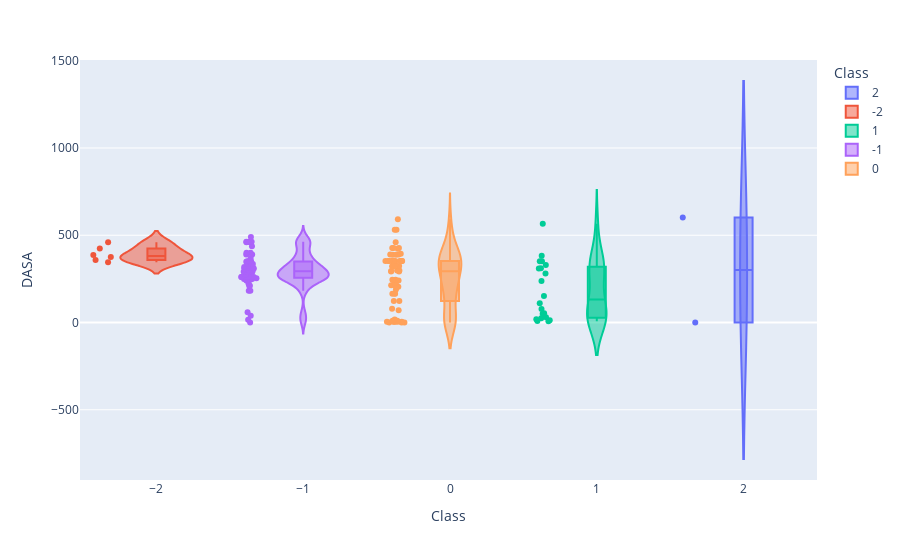

This figure's notebook cell:
### Code cell
import plotly.express as px

fig = px.violin(best_attr_data, y="DASA", x="Class", color="Class", box=True, points="all",
          hover_data=best_attr_data.columns)
fig.show()

### Figure 1 — Plotly figure (JSON) as saved in the notebook; plotly's stock layout.template omitted (floating-point values rounded to 4 significant figures; data arrays with more than 128 entries replaced by an {"elided": "..."} marker saying what was removed)
{"data": [{"alignmentgroup": "True", "box": {"visible": true}, "customdata": [[21.28, 622.4, 212.4, 10.11, -8.971, 0.9973, 5.547, 5.375, 0.9835], [156.0, 156.7, 187.2, 2.931, -3.685, 0.7182, 2.106, 2.118, 1.509]], "hovertemplate": "Class=%{x}<br>DASA=%{y}<br>ASA+=%{customdata[0]}<br>ASA-=%{customdata[1]}<br>CASA+=%{customdata[2]}<br>h_logP=%{customdata[3]}<br>h_logS=%{customdata[4]}<br>npr2=%{customdata[5]}<br>rgyr=%{customdata[6]}<br>std_dim1=%{customdata[7]}<br>std_dim2=%{customdata[8]}<extra></extra>", "legendgroup": "2", "marker": {"color": "#636efa"}, "name": "2", "offsetgroup": "2", "orientation": "v", "points": "all", "scalegroup": "True", "showlegend": true, "type": "violin", "x": [2, 2], "x0": " ", "xaxis": "x", "y": [601.1, 0.7196], "y0": " ", "yaxis": "y"}, {"alignmentgroup": "True", "box": {"visible": true}, "customdata": [[38.98, 499.5, 68.99, 10.48, -10.13, 0.7367, 3.768, 2.839, 1.732], [46.27, 421.4, 110.1, 5.372, -6.205, 0.9356, 3.078, 1.968, 1.369], [56.39, 480.5, 98.29, 9.795, -9.442, 0.9536, 3.802, 2.855, 1.267], [87.26, 444.8, 152.2, 8.999, -9.138, 0.7388, 4.031, 3.088, 1.719], [71.59, 458.2, 122.8, 9.112, -8.755, 0.9821, 3.863, 2.853, 1.239], [84.54, 430.1, 142.8, 8.434, -8.074, 0.9039, 3.947, 2.855, 1.383]], "hovertemplate": "Class=%{x}<br>DASA=%{y}<br>ASA+=%{customdata[0]}<br>ASA-=%{customdata[1]}<br>CASA+=%{customdata[2]}<br>h_logP=%{customdata[3]}<br>h_logS=%{customdata[4]}<br>npr2=%{customdata[5]}<br>rgyr=%{customdata[6]}<br>std_dim1=%{customdata[7]}<br>std_dim2=%{customdata[8]}<extra></extra>", "legendgroup": "-2", "marker": {"color": "#EF553B"}, "name": "-2", "offsetgroup": "-2", "orientation": "v", "points": "all", "scalegroup": "True", "showlegend": true, "type": "violin", "x": [-2, -2, -2, -2, -2, -2], "x0": " ", "xaxis": "x", "y": [460.5, 375.2, 424.1, 357.6, 386.6, 345.5], "y0": " ", "yaxis": "y"}, {"alignmentgroup": "True", "box": {"visible": true}, "customdata": {"elided": "20x9 float values"}, "hovertemplate": "Class=%{x}<br>DASA=%{y}<br>ASA+=%{customdata[0]}<br>ASA-=%{customdata[1]}<br>CASA+=%{customdata[2]}<br>h_logP=%{customdata[3]}<br>h_logS=%{customdata[4]}<br>npr2=%{customdata[5]}<br>rgyr=%{customdata[6]}<br>std_dim1=%{customdata[7]}<br>std_dim2=%{customdata[8]}<extra></extra>", "legendgroup": "1", "marker": {"color": "#00cc96"}, "name": "1", "offsetgroup": "1", "orientation": "v", "points": "all", "scalegroup": "True", "showlegend": true, "type": "violin", "x": [1, 1, 1, 1, 1, 1, 1, 1, 1, 1, 1, 1, 1, 1, 1, 1, 1, 1, 1, 1], "x0": " ", "xaxis": "x", "y": [7.983, 49.59, 351.0, 565.7, 77.02, 53.6, 29.64, 12.76, 24.35, 328.9, 18.73, 350.5, 309.9, 382.0, 7.425, 110.5, 238.3, 310.3, 152.0, 280.2], "y0": " ", "yaxis": "y"}, {"alignmentgroup": "True", "box": {"visible": true}, "customdata": {"elided": "64x9 float values"}, "hovertemplate": "Class=%{x}<br>DASA=%{y}<br>ASA+=%{customdata[0]}<br>ASA-=%{customdata[1]}<br>CASA+=%{customdata[2]}<br>h_logP=%{customdata[3]}<br>h_logS=%{customdata[4]}<br>npr2=%{customdata[5]}<br>rgyr=%{customdata[6]}<br>std_dim1=%{customdata[7]}<br>std_dim2=%{customdata[8]}<extra></extra>", "legendgroup": "-1", "marker": {"color": "#ab63fa"}, "name": "-1", "offsetgroup": "-1", "orientation": "v", "points": "all", "scalegroup": "True", "showlegend": true, "type": "violin", "x": [-1, -1, -1, -1, -1, -1, -1, -1, -1, -1, -1, -1, -1, -1, -1, -1, -1, -1, -1, -1, -1, -1, -1, -1, -1, -1, -1, -1, -1, -1, -1, -1, -1, -1, -1, -1, -1, -1, -1, -1, -1, -1, -1, -1, -1, -1, -1, -1, -1, -1, -1, -1, -1, -1, -1, -1, -1, -1, -1, -1, -1, -1, -1, -1], "x0": " ", "xaxis": "x", "y": [352.1, 301.6, 348.2, 317.8, 436.7, 325.2, 241.0, 273.6, 290.2, 291.1, 210.0, 58.14, 460.0, 38.2, 211.0, 490.0, 223.8, 369.8, 462.0, 399.4, 264.2, 0.0303, 253.2, 182.6, 351.3, 15.46, 390.2, 462.1, 264.0, 244.8, 293.0, 335.0, 293.8, 315.3, 301.7, 261.2, 250.8, 309.9, 317.3, 248.7, 310.8, 462.0, 399.4, 264.2, 462.0, 182.6, 351.3, 390.2, 261.2, 261.2, 261.2, 261.2, 462.1, 261.2, 264.0, 244.8, 293.0, 335.0, 293.8, 315.3, 301.7, 261.2, 248.7, 261.2], "y0": " ", "yaxis": "y"}, {"alignmentgroup": "True", "box": {"visible": true}, "customdata": {"elided": "62x9 float values"}, "hovertemplate": "Class=%{x}<br>DASA=%{y}<br>ASA+=%{customdata[0]}<br>ASA-=%{customdata[1]}<br>CASA+=%{customdata[2]}<br>h_logP=%{customdata[3]}<br>h_logS=%{customdata[4]}<br>npr2=%{customdata[5]}<br>rgyr=%{customdata[6]}<br>std_dim1=%{customdata[7]}<br>std_dim2=%{customdata[8]}<extra></extra>", "legendgroup": "0", "marker": {"color": "#FFA15A"}, "name": "0", "offsetgroup": "0", "orientation": "v", "points": "all", "scalegroup": "True", "showlegend": true, "type": "violin", "x": [0, 0, 0, 0, 0, 0, 0, 0, 0, 0, 0, 0, 0, 0, 0, 0, 0, 0, 0, 0, 0, 0, 0, 0, 0, 0, 0, 0, 0, 0, 0, 0, 0, 0, 0, 0, 0, 0, 0, 0, 0, 0, 0, 0, 0, 0, 0, 0, 0, 0, 0, 0, 0, 0, 0, 0, 0, 0, 0, 0, 0, 0], "x0": " ", "xaxis": "x", "y": [78.27, 329.1, 592.0, 69.57, 165.7, 0.6806, 164.8, 427.1, 352.5, 389.1, 204.9, 189.8, 17.58, 387.7, 4.989, 240.7, 213.7, 3.782, 204.8, 323.1, 324.3, 292.1, 531.8, 123.5, 297.5, 423.0, 244.4, 459.5, 9.51, 295.8, 394.3, 3.936, 228.7, 0.05714, 164.8, 427.1, 352.5, 427.1, 352.5, 389.1, 352.5, 352.5, 387.7, 4.989, 352.5, 213.7, 3.782, 323.1, 292.1, 531.8, 123.5, 297.5, 352.5, 244.4, 9.51, 352.5, 352.5, 352.5, 352.5, 3.936, 228.7, 0.05714], "y0": " ", "yaxis": "y"}], "layout": {"legend": {"title": {"text": "Class"}, "tracegroupgap": 0}, "margin": {"t": 60}, "violinmode": "overlay", "xaxis": {"anchor": "y", "categoryarray": [2, -2, 1, -1, 0], "categoryorder": "array", "domain": [0, 1], "title": {"text": "Class"}}, "yaxis": {"anchor": "x", "domain": [0, 1], "title": {"text": "DASA"}}}}
